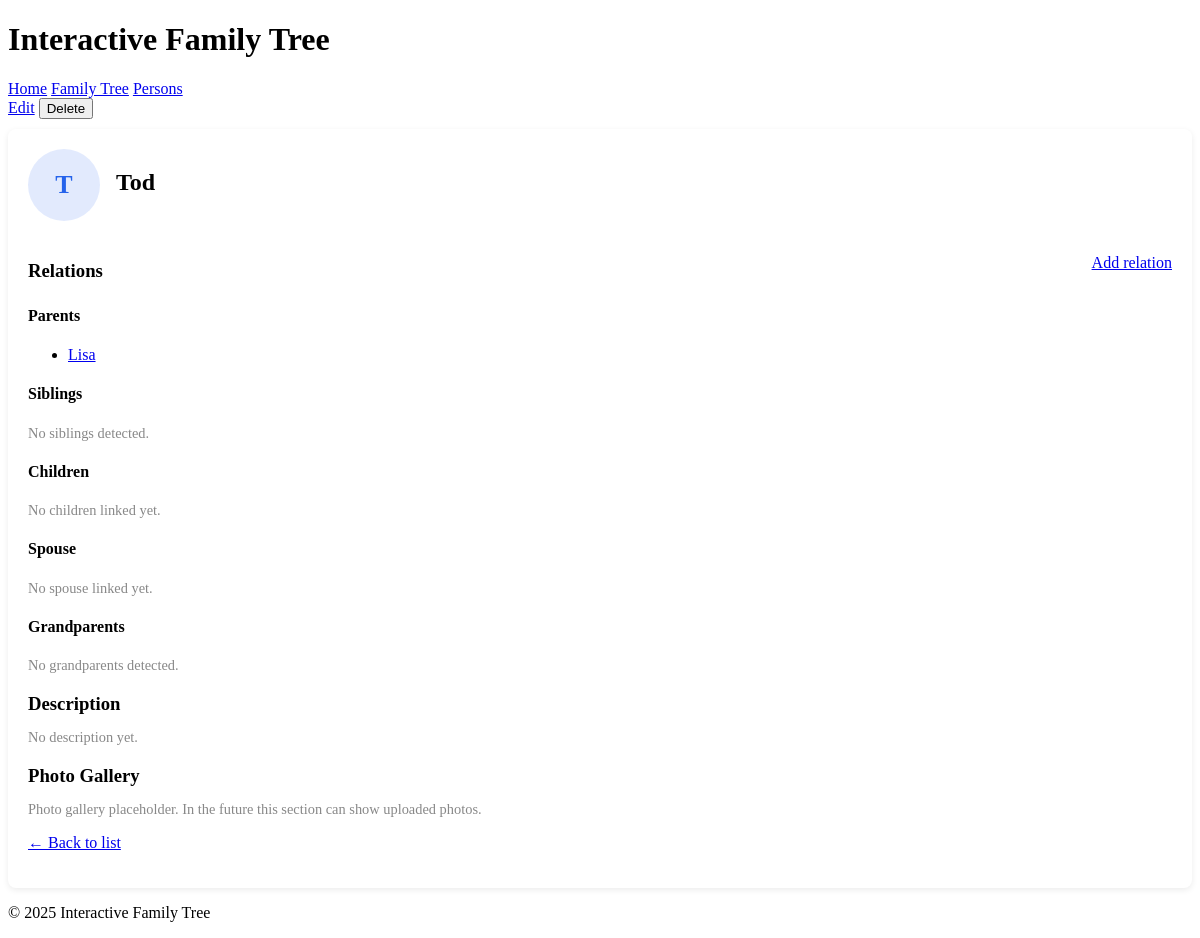
Page /persons/1 on the earlier database version.
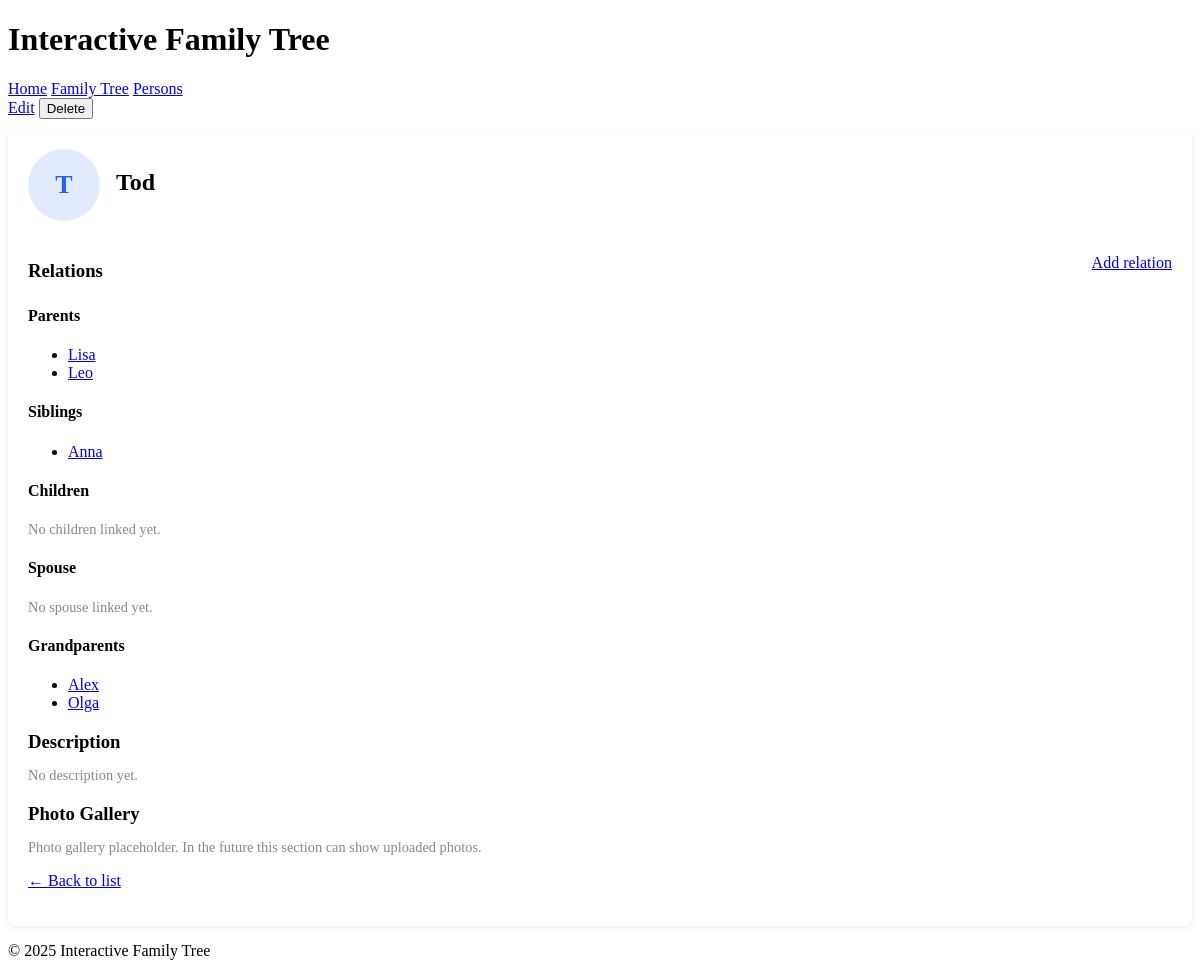
Same page on the later database version.
### tables this page shows
CREATE TABLE persons (
    id INTEGER PRIMARY KEY AUTOINCREMENT,
    first_name TEXT NOT NULL,
    last_name TEXT,
    birth_date TEXT,
    death_date TEXT,
    gender TEXT,
    notes TEXT,
    created_at TEXT DEFAULT CURRENT_TIMESTAMP
);

### app.py (the view)
@app.route("/persons/<int:person_id>")
def person_detail(person_id):
    person = get_person(person_id)
    if person is None:
        return "Person not found", 404
    parents = get_parents(person_id)
    children = get_children(person_id)
    spouses = get_spouses(person_id)
    siblings = get_siblings(person_id)
    grandparents = get_grandparents(person_id)
    return render_template(
        "person_detail.html",
        person=person,
        parents=parents,
        children=children,
        spouses=spouses,
        siblings=siblings,
        grandparents=grandparents,
    )

### db.py (called while the page is built)
def get_db():
    conn = sqlite3.connect(DB_PATH)
    conn.row_factory = sqlite3.Row
    return conn

def get_person(person_id: int):
    conn = get_db()
    cur = conn.cursor()
    cur.execute("SELECT * FROM persons WHERE id = ?", (person_id,))
    row = cur.fetchone()
    conn.close()
    return row

def get_parents(person_id):
    conn = get_db()
    cur = conn.cursor()
    cur.execute(
        """
        SELECT p.*
        FROM persons p
        JOIN relationships r ON r.person_id = p.id
        WHERE r.relative_id = ? AND r.relation_type = 'parent'
        """,
        (person_id,)
    )
    rows = cur.fetchall()
    conn.close()
    return rows

def get_children(person_id):
    conn = get_db()
    cur = conn.cursor()
    cur.execute(
        """
        SELECT p.*
        FROM persons p
        JOIN relationships r ON r.relative_id = p.id
        WHERE r.person_id = ? AND r.relation_type = 'parent'
        """,
        (person_id,)
    )
    rows = cur.fetchall()
    conn.close()
    return rows

### templates/person_detail.html (shortened to what the changed rows need)
{% extends "base.html" %}
{% block content %}
<div class="person-detail">
    <div class="person-header">
        <div class="person-main-info">
            <h2>{{ person["first_name"] }} {{ person["last_name"] or "" }}</h2>
        </div>
    </div>
    <div class="person-body">
        <section class="person-section">
            <div style="display: flex; justify-content: space-between; align-items: center;">
                <h3>Relations</h3>
                <a href="{{ url_for('add_relation', person_id=person['id']) }}">Add relation</a>
            </div>
            <h4>Parents</h4>
            {% if parents and parents|length > 0 %}
                <ul>
                {% for p in parents %}
                    <li>
                        <a href="{{ url_for('person_detail', person_id=p['id']) }}">
                            {{ p["first_name"] }} {{ p["last_name"] or "" }}
                        </a>
                    </li>
                {% endfor %}
                </ul>
            {% else %}
                <p class="muted">No parents linked yet.</p>
            {% endif %}
            <h4>Siblings</h4>
            {% if siblings and siblings|length > 0 %}
                <ul>
                {% for s in siblings %}
                    <li>
                        <a href="{{ url_for('person_detail', person_id=s['id']) }}">
                            {{ s["first_name"] }} {{ s["last_name"] or "" }}
                        </a>
                    </li>
                {% endfor %}
                </ul>
            {% else %}
                <p class="muted">No siblings detected.</p>
            {% endif %}
            <h4>Children</h4>
            {% if children and children|length > 0 %}
                <ul>
                {% for c in children %}
                    <li>
                        <a href="{{ url_for('person_detail', person_id=c['id']) }}">
                            {{ c["first_name"] }} {{ c["last_name"] or "" }}
                        </a>
                    </li>
                {% endfor %}
                </ul>
            {% else %}
                <p class="muted">No children linked yet.</p>
            {% endif %}
            <h4>Spouse</h4>
            {% if spouses and spouses|length > 0 %}
                <ul>
                {% for s in spouses %}
                    <li>
                        <a href="{{ url_for('person_detail', person_id=s['id']) }}">
                            {{ s["first_name"] }} {{ s["last_name"] or "" }}
                        </a>
                    </li>
                {% endfor %}
                </ul>
            {% else %}
                <p class="muted">No spouse linked yet.</p>
            {% endif %}
            <h4>Grandparents</h4>
            {% if grandparents and grandparents|length > 0 %}
                <ul>
                {% for gp in grandparents %}
                    <li>
                        <a href="{{ url_for('person_detail', person_id=gp['id']) }}">
                            {{ gp["first_name"] }} {{ gp["last_name"] or "" }}
                        </a>
                    </li>
                {% endfor %}
                </ul>
            {% else %}
                <p class="muted">No grandparents detected.</p>
            {% endif %}
        </section>
    </div>
</div>
{% endblock %}

Differences in the rows shown:
now on this page (row edited): persons: first_name "Leo", shown under "Parents"
added persons: first_name "Anna", shown under "Siblings"
added persons: first_name "Alex", shown under "Grandparents"
added persons: first_name "Olga", shown under "Grandparents"
Other differences:
text no longer shown: "No siblings detected. No grandparents detected."
